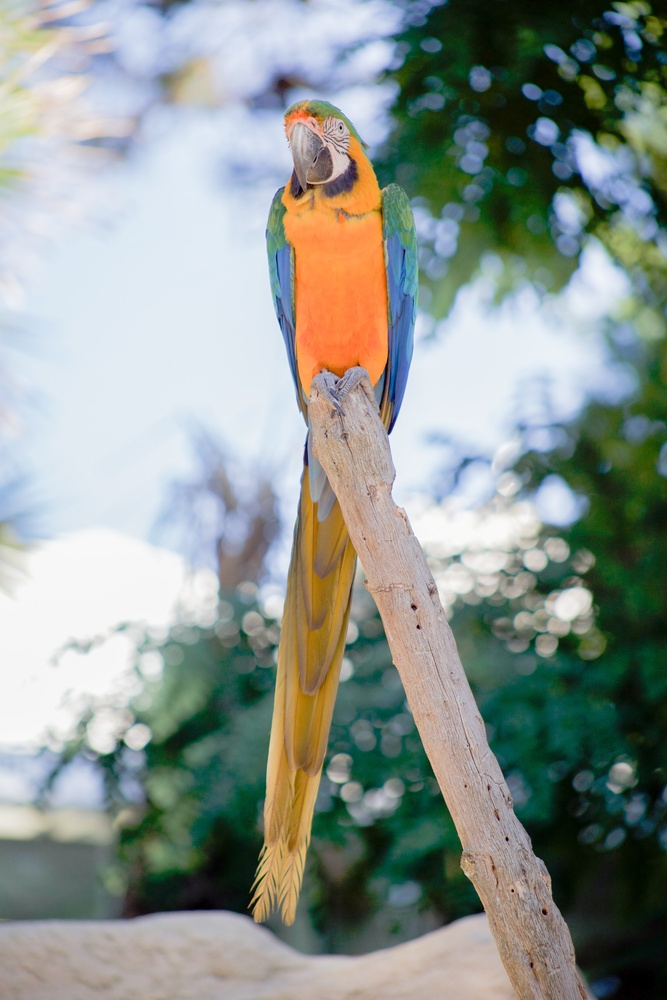
#> input picture openCV/parrot-image.jpg, 667 x 1000 px, shrunk from 3648 x 5472 before the run, given in place of the camera
$ python color_detection.py
#> lines starting #> are read from the running program, lines starting #| are printed output that depends on the picture; after the words box and inside, x2 and y2 are one past the last pixel; in counts of white or black regions, pixels touching at a corner belong together
import cv2
import numpy as np

cap = cv2.VideoCapture(0)

while True:
    ret, frame = cap.read()
#> frame is the input picture: shape (1000, 667, 3); mean B, G, R 144.5, 150.3, 141.5
    width = int(cap.get(3))
    height = int(cap.get(4))

    lower_blue = np.array([90,50,50])
    upper_blue = np.array([130,255,255])

    hsv_frame = cv2.cvtColor(frame, cv2.COLOR_BGR2HSV)
#> hsv_frame: shape (1000, 667, 3); mean H, S, V 71.5, 78.5, 163.3
    mask = cv2.inRange(hsv_frame,lower_blue,upper_blue)
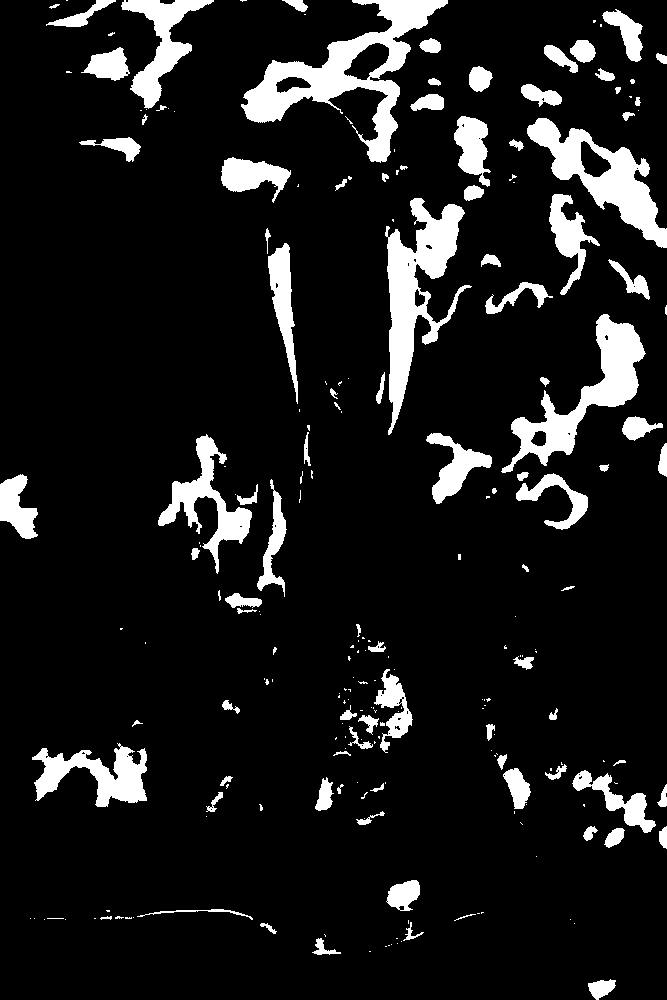
#> mask: shape (1000, 667); 10.5% white; 228 white regions (131 under 20 px), largest, box (x1, y1, x2, y2) and area: (241, 0, 448, 163) 9093, (385, 198, 472, 435) 7344, (501, 314, 646, 473) 6074

    img = cv2.bitwise_and(frame,frame,mask=mask)
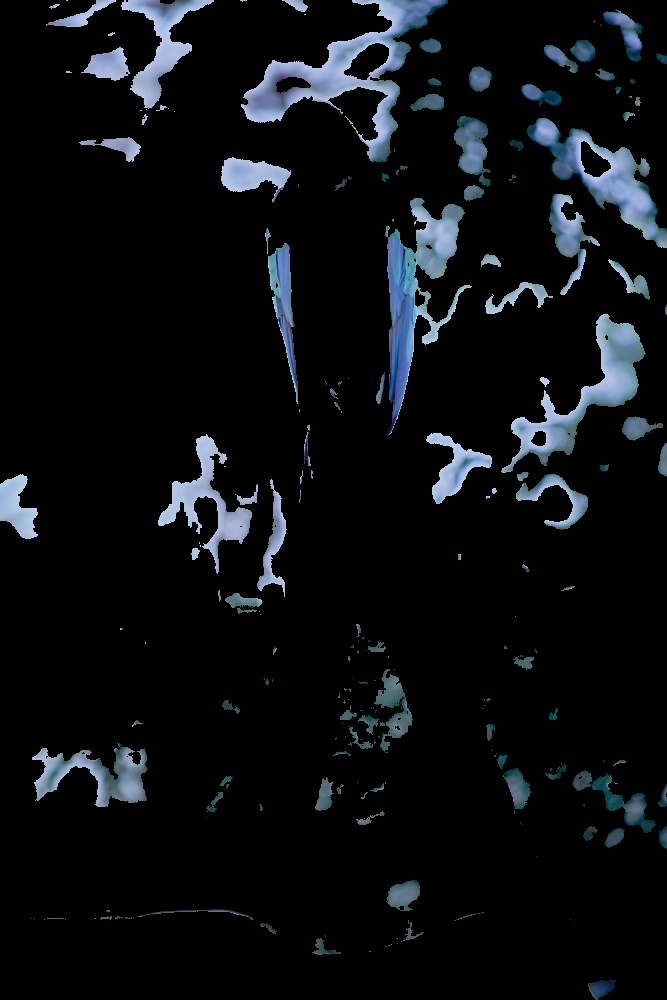
#> img: shape (1000, 667, 3); mean B, G, R 17.7, 14.8, 12

    cv2.imshow('Image',img)
    if cv2.waitKey(1)==ord('q'):
#> (key q is pressed here)
        break

cap.release()
cv2.destroyAllWindows()
